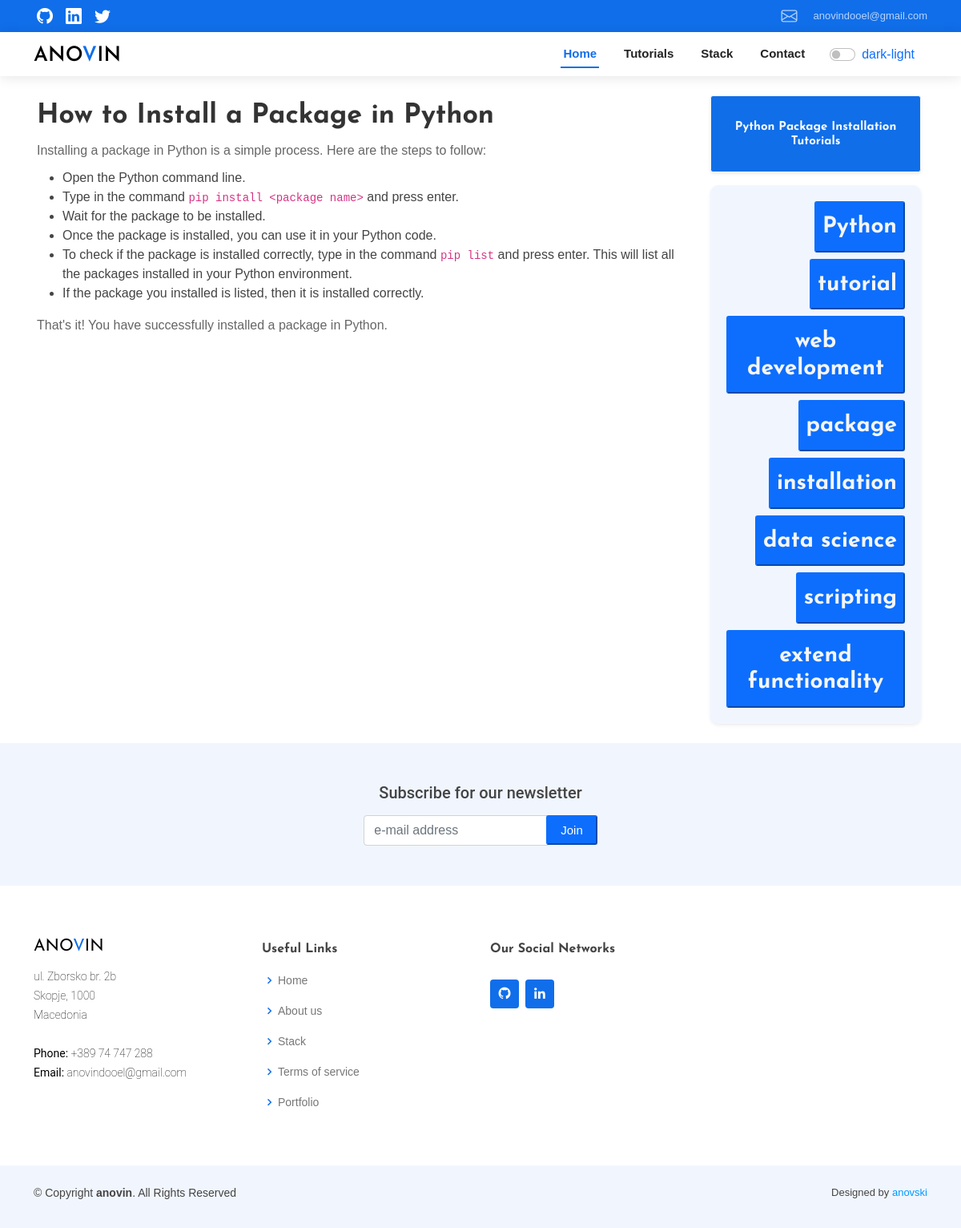
Page /tutorial/how-to-install-a-package-in-python/ on the committed database.
### web/models.py (models this page shows, shortened)
class Tutorial(models.Model):
    title = models.CharField(max_length=255)
    slug = models.CharField(max_length=225, null=True, blank=True)
    meta_description = models.TextField()
    introduction = models.TextField()
    steps = models.TextField()
    content = models.TextField()
    tags = models.ManyToManyField(Tag, blank=True)
    img = models.ImageField(upload_to='tutorials/images/', null=True, blank=True)
    category = models.ForeignKey(Category, on_delete=models.SET_NULL, null=True, blank=True)
    def get_absolute_url(self):
        return reverse('single_tutorial', kwargs={
            'slug': self.slug
        })

class Category(models.Model):
    name = models.CharField(max_length=120)
    slug = models.CharField(max_length=120)
    def __str__(self):
        return self.name
    def get_absolute_url(self):
        return reverse('single_category', kwargs={
            'name': self.name
        })

class Tag(models.Model):
    name = models.CharField(max_length=255)
    def __str__(self):
        return self.name
    def get_absolute_url(self):
        return reverse('single_tag', kwargs={
            'name': self.name
        })

### web/views.py (the view)
# urls.py: path('tutorial/<str:slug>/', views.single_tutorial, name='single_tutorial'),
def single_tutorial(request, slug=None, ):
    obj = get_object_or_404(Tutorial, slug=slug)
    absolute_url = obj.get_absolute_url()
    print(absolute_url)
    return render(request, 'tutorials/single_tutorial.html', context={'tutorial': obj})

### web/templates/tutorials/single_tutorial.html (shortened to what this page needs)
<!DOCTYPE html>
{% load static %}
<html lang="en" style="filter:invert(100); ">
<head>
    {% include 'head.html' %}
    <link href="{% static 'assets/vendor/aos/aos.css' %}" rel="stylesheet">
    <link href="{% static 'assets/vendor/bootstrap/css/bootstrap.min.css' %}" rel="stylesheet">
    <link href="{% static 'assets/vendor/bootstrap-icons/bootstrap-icons.css' %}" rel="stylesheet">
    <link href="{% static 'assets/vendor/boxicons/css/boxicons.min.css' %}" rel="stylesheet">
    <link href="{% static 'assets/vendor/glightbox/css/glightbox.min.css' %}" rel="stylesheet">
    <link href="{% static 'assets/vendor/swiper/swiper-bundle.min.css' %}" rel="stylesheet">
    <link href="{% static 'assets/css/style.css' %}" rel="stylesheet">
</head>
<body>
{% include 'menu.html' %}
<div class="container ">
    <div class="d-flex justify-content-center p-0 mt-3 mb-3">
        <div class="col-12 col-md-9">
            <div class="p-1 pe-lg-4">
                {{tutorial.content|safe}}
            </div>
        </div>
        <div class="col-3 p-2 d-flex justify-content-end d-none d-md-block">
            <a href="{{tutorial.category.get_absolute_url}}">
                <button class="btn btn-sm btn-light d-flex p-3 shadow-sm mb-3 w-100 d-flex flex-column"
                        style="background: #106ee9; color: black; font-weight: 100;">
                    <h3 class="w-100 pt-1 pb-1 text-light" style="font-size:15px;border-radius: 4px; font-weight: 800;">
                        {{ tutorial.category }}
                    </h3>
                </button>
            </a>
            <div class="d-flex flex-column p-3 shadow-sm" style="border-radius: 10px; background: #f1f6fe;">
                <div class="d-flex flex-wrap justify-content-end align-items-center">{% for tag in tutorial.tags.all %}
                    <a href="{{tag.get_absolute_url}}">
                        <button class="btn-sm btn-primary m-1 text-bg-primary" style="font-size:13px;">
                            <h3 style="color: whitesmoke;">{{tag}}</h3>
                        </button>
                    </a>
                    {%endfor%}
                </div>
            </div>
        </div>
    </div>
</div>
{% include 'tutorials/footer.html' %}
</body>
</html>

### web/static/assets/css/style.css (style rules this page uses)
body { font-family: "Open Sans", sans-serif; color: #444444; }
a { color: #106eea; text-decoration: none; }
h1, h2, h3, h4, h5, h6 { font-family: "Roboto", sans-serif; }

### web/templates/tutorials/single_tutorial.html (style rules this page uses)
body { font-family: 'Montserrat', sans-serif; }
h1, h2, h3, h4 { color: #333; margin-top: 10px; margin-bottom: 8px; font-weight: 800; font-family: "Josefin Sans", sans-serif; }
h1 { font-size: 34px; }
p { margin-top: 10px; margin-bottom: 10px; color: #666; font-weight: 200; }
a { color: #0099ff; }
code { max-width: 100%; }

### rows in the picture
Tutorial: content "How to Install a Package in Python Installing a package in Python is a simple process. Here are the steps to follow: Open the Python command line. Type in the command pip install <package name> and press enter. Wait for the package to be installed. Once the package is installed, you can use it in your Python code. To check if the package is installed correctly, type in the command pip list and press enter. This will list all the packages installed in your Python environment. If the package you installed is listed, then it is installed correctly. That's it! You have successfully installed a package in Python.", category "Python Package Installation Tutorials"
Tag: name "Python"
Tag: name "tutorial"
Tag: name "web development"
Tag: name "package"
Tag: name "installation"
Tag: name "data science"
Tag: name "scripting"
Tag: name "extend functionality"
